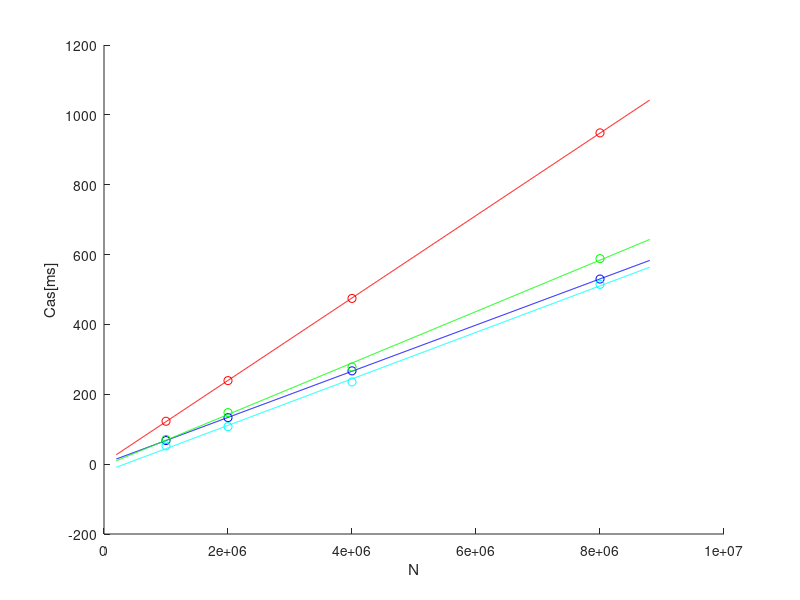
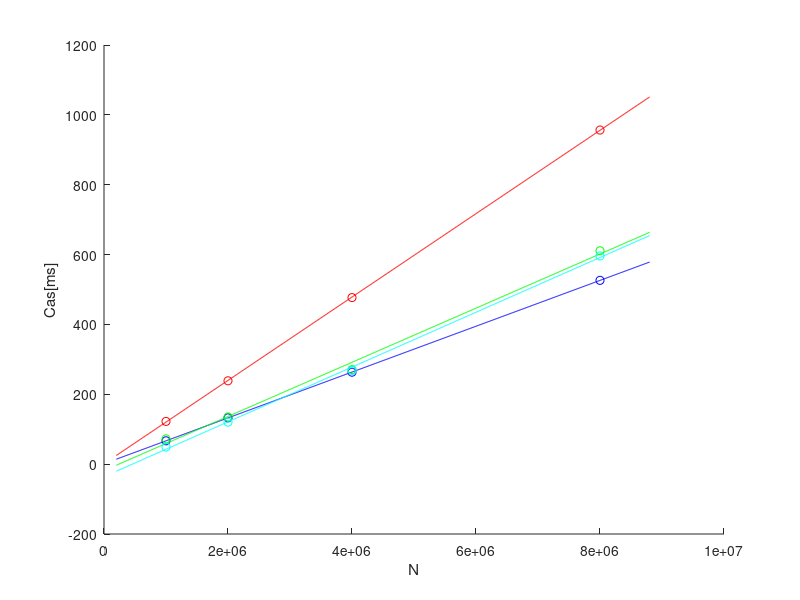
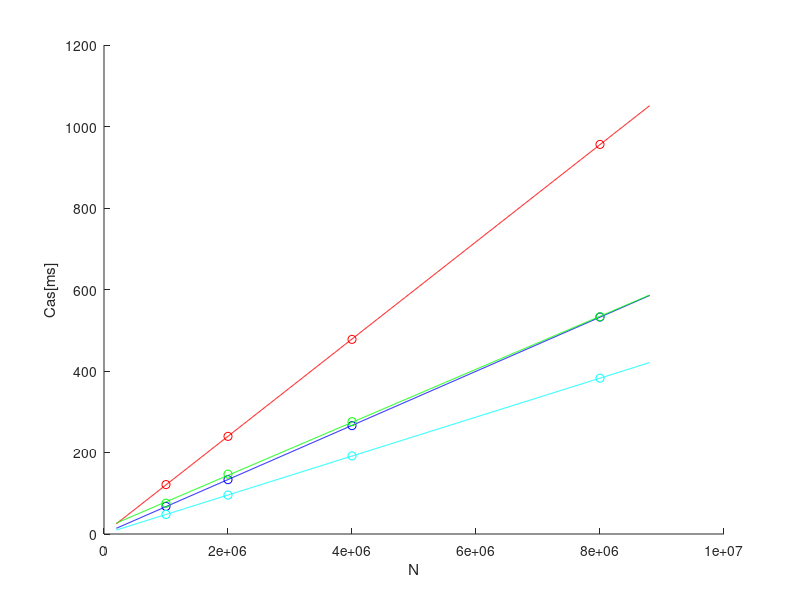

Source code (MATLAB) for these figures, in order:
x = [1000000, 2000000, 4000000, 8000000]';
t = linspace(200000, 8800000, 1000);

%---v:100, s:100, st_iteracij:(100, 200, 400, 800) :: 1 NIT---
figure(1);
hold on;
y = [122.7887, 239.1517, 474.4584, 948.4117]';
f = @(x) 3.6139 + 1.1802e-04 * x;
plot(x, y, 'ro');
plot(t, f(t), 'r');

%---v:100, s:100, st_iteracij:(100, 200, 400, 800) :: 2 NIT---OMP
y = [67.5268, 133.1581, 267.1018, 529.9299]';
f = @(x) 1.5702e+00 + 6.6096e-05 * x;
plot(x, y, 'bo');
plot(t, f(t), 'b');

%---v:100, s:100, st_iteracij:(100, 200, 400, 800) :: 2 NIT---multy2
y = [70.6313, 147.5765, 278.0182, 588.3889]';
f = @(x) -5.0631e+00 + 7.3658e-05 * x;
plot(x, y, 'go');
plot(t, f(t), 'g');

%---v:100, s:100, st_iteracij:(100, 200, 400, 800) :: ---OCL
y = [52.2958, 107.4802, 235.2993, 514.6665]';
f = @(x) -2.2250e+01 + 6.6583e-05 * x;
plot(x, y, 'co');
plot(t, f(t), 'c');


ylabel('Cas[ms]');
xlabel('N');

hold off;

%-------------------------------------------------------------------------------

%---v:100, s:(100, 200, 400, 800), st_iteracij:100 :: 1 NIT---
figure(2);
hold on;
y = [122.3245, 238.6107, 476.8630, 956.5746]';
f = @(x) 1.1110e+00 + 1.1933e-04 * x;
plot(x, y, 'ro');
plot(t, f(t), 'r');

%---v:100, s:(100, 200, 400, 800), st_iteracij:100 :: 2 NIT---OMP
figure(2);
hold on;
y = [66.8121, 132.4837, 263.2500, 526.2111]';
f = @(x) 1.1071e+00 + 6.5622e-05 * x;
plot(x, y, 'bo');
plot(t, f(t), 'b');

%---v:100, s:(100, 200, 400, 800), st_iteracij:100 :: 2 NIT---multy2
y = [72.3517, 135.0592, 270.5487, 610.8969]';
f = @(x) -1.8477e+01 + 7.7518e-05 * x;
plot(x, y, 'go');
plot(t, f(t), 'g');

%---v:100, s:100, st_iteracij:(100, 200, 400, 800) :: ---OCL
y = [48.9604, 120.1990, 268.1602, 595.9971]';
f = @(x)   -3.5806e+01 + 7.8436e-05 * x;
plot(x, y, 'co');
plot(t, f(t), 'c');

ylabel('Cas[ms]');
xlabel('N');

hold off;

%-------------------------------------------------------------------------------

figure(3);
%---v:(100, 200, 400, 800), s:100, st_iteracij:100 :: 1 NIT---
hold on;
y = [121.3116, 239.5597, 477.5898, 956.0098]';
f = @(x) 1.2782e+00 + 1.1929e-04 * x;
plot(x, y, 'ro');
plot(t, f(t), 'r');

%---v:(100, 200, 400, 800), s:100, st_iteracij:100 :: 2 NIT---OMP
hold on;
y = [67.7574, 133.3540, 265.8805, 532.4182]';
f = @(x) 7.8142e-01 + 6.6419e-05 * x;
plot(x, y, 'bo');
plot(t, f(t), 'b');

%---v:(100, 200, 400, 800), s:100, st_iteracij:100 :: 2 NIT---
y = [75.6012, 146.9035, 275.6618, 533.2712]';
f = @(x) 1.3903e+01 + 6.5055e-05 * x;
plot(x, y, 'go');
plot(t, f(t), 'g');

%---v:100, s:100, st_iteracij:(100, 200, 400, 800) :: ---OCL
y = [48.0284, 95.4965, 191.6596, 382.3598]';
f = @(x)      2.0167e-01 + 4.7783e-05 * x;
plot(x, y, 'co');
plot(t, f(t), 'c');

ylabel('Cas[ms]');
xlabel('N');

hold off;
